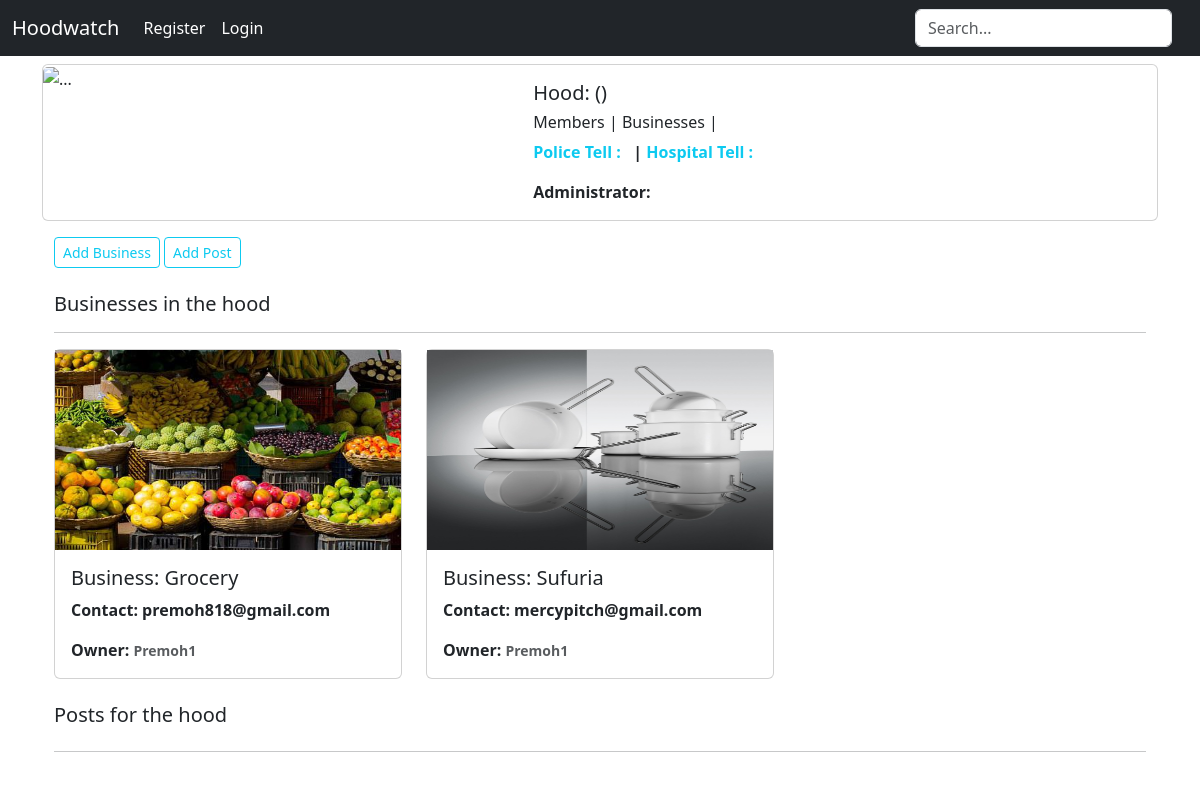
The app's page /businessd/ with its own data.
### hood/models.py (models this page shows, shortened)
class Business(models.Model):
    name = models.CharField(max_length=120)
    email = models.EmailField(max_length=254)
    bs_image = models.ImageField(upload_to='images/',blank=True, null=True)
    neighbourhood = models.ForeignKey(NeighbourHood, on_delete=models.CASCADE,null=True)
    user = models.ForeignKey(Profile, on_delete=models.CASCADE, related_name='owner')

class Profile(models.Model):
    user = models.OneToOneField(User, on_delete=models.CASCADE, related_name='profile')
    name = models.CharField(max_length=80, blank=True)
    about = models.TextField(max_length=254, blank=True)
    image = models.ImageField(upload_to='images/', default='default.png')
    location = models.CharField(max_length=50, blank=True, null=True)
    neighbourhood = models.ForeignKey(NeighbourHood, on_delete=models.CASCADE, null=True, blank=True)

### hood/views.py (the view)
# urls.py: path('businessd/', views.business_details,name='businessd'),
def business_details(request):
    business=Business.objects.all()
    return render(request, 'single_hood.html',{'business':business})

### hood/templates/single_hood.html (shortened to what this page needs)
{% extends 'base.html' %}
{% load crispy_forms_tags %}
{% block content %}
<div class="container" style="margin-top:8px;">
    <div class="row">
        <div class="col-md-12">
            <div class="card mb-3">
                <div class="row no-gutters">
                    <div class="col-md-5">
                        <img src="{{ hood.hood_img.url }}" class="card-img" alt="...">
                    </div>
                    <div class="col-md-7">
                        <div class="card-body">
                            <h5 class="card-title tt">Hood: {{ hood.name }} ({{hood.location}})
                            </h5>
                            <h6 class="card-text">
                                <span><strong>{{hood.occupant_count}}</strong> Members</span>
                                | <strong>{{ hood.business.count }}</strong> Businesses | <strong>
                            </h6>
                            <p class="card-text"><span class="text-info">Police Tell :</span>
                                &nbsp;<strong>{{hood.police}}</strong> |
                                <span class="text-info">Hospital Tell :</span> <strong>{{hood.health}}</strong></p>
                            <p class="card-text">Administrator: </p>
                        </div>
                    </div>
                </div>
            </div>
        </div>
    </div>
    <div class="container bg-white hoode">
        <div class="row">
            <div class="col-md-12">
                <a href="{% url 'business' %}" class="btn btn-sm btn-outline-info mb-4 mr-4">Add Business</a>
                    <a href="{% url 'post' %}" class="btn btn-sm btn-outline-info mb-4 mr-4">Add Post</a>
                <h5 class="D-block mx-auto tt">Businesses in the hood</h5>
                <hr>
                <div class="row">
                    {% for bus in business %}
                    <div class="col-md-4">
                        <div class="card mb-4">
                           <img src="{{bus.bs_image.url}}" alt="" height="200px" >
                            <div class="card-body">
                                <h5 class="card-title">Business: {{bus.name}}
                                </h5>
                                <p class="card-text">Contact: {{bus.email}}</p>
                                <p class="card-text">Owner: <small class="text-muted">
                                    {{ bus.user.user.username|title }}</small></p>
                            </div>
                        </div>
                    </div>
                    {% endfor %}
                </div>
                <h5 class="D-block mx-auto tt">Posts for the hood</h5>
                <hr>
        </div>
    </div>
</div>
{% endblock %}

### records on screen
Business: bs_image (picture), name "Grocery", email "premoh818@gmail.com", user.user.username "Premoh1"
Business: bs_image (picture), name "Sufuria", email "mercypitch@gmail.com", user.user.username "Premoh1"
